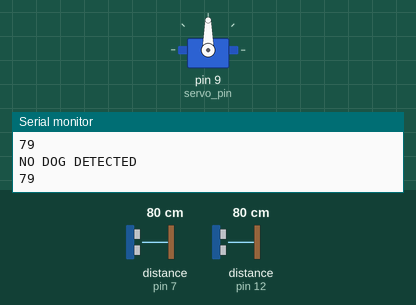
This sketch was run on a simulated Arduino Uno, built with avr-gcc and run on an emulated ATmega328P. Parts: servo, the last lines printed to the serial monitor. Wiring (inferred from the names in the program): 2 × ultrasonic range finder: trigger pin 8, echo pin 7 / trigger pin 13, echo pin 12. The test bench sets the inputs (shaded band); at power-on: distance to the obstacle (sensors on pin 7, pin 12) 80 cm. The echo pulse lasts 58.3 µs per cm.

Above: at 1.8 s.
1.9 s: distance to the obstacle (sensor on pin 7) set to 2 cm
4.5 s: distance to the obstacle (sensor on pin 12) set to 22 cm
6.2 s: distance to the obstacle (sensor on pin 12) set to 18 cm
At 7.2 s:
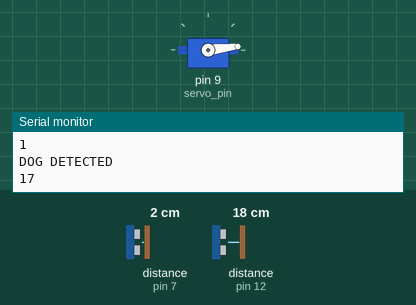
13.2 s: distance to the obstacle (sensor on pin 7) set to 18 cm
At 13.52 s:
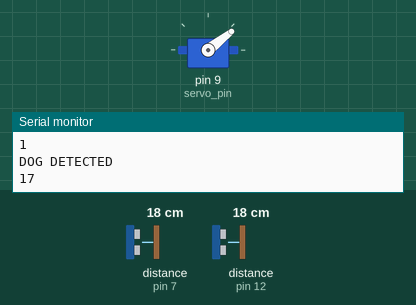
16.7 s: distance to the obstacle (sensor on pin 7) set to 21 cm
At 17.54 s:
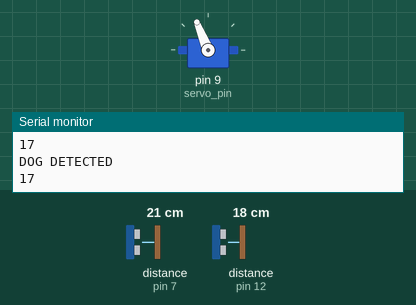
Timing chart, 0 to 21.2 s (numbered marks = the images above; inputs shaded):
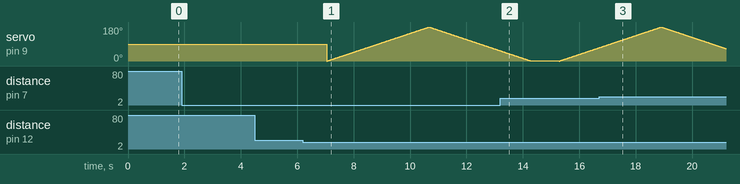

Measured:
- the behaviour switches between 20 and 19 cm on distance to the obstacle (sensor on pin 12) (found by bisection; images 0 and 1)
- the behaviour switches between 19 and 20 cm on distance to the obstacle (sensor on pin 7) (found by bisection; images 2 and 3)

The sketch:

dog_exercise_machine.ino
```cpp
#include <Servo.h>

//------

// initialize pins for two boxes/dog sensors
// you can chane this to acommodate more boxes
int echo_pins[2] = {7, 12};
int trig_pins[2] = {8, 13};
int last_box_passed = -1;

int servo_pin = 9;
int servo_angle = 0;
const int power_button_pin = 4;

int sensorValue = 1000;
int triggerBoundary = 19;   // you should calibrate--this is the distance boundary of a physical object from the sensor to trigger some action


Servo servo;

boolean power_state = false; // power off until button pressed

void setup() {

  servo.attach(servo_pin);

  // declare the ledPin as an OUTPUT:
  Serial.begin(9600);

  pinMode(trig_pins[0], OUTPUT);
  pinMode(echo_pins[0], INPUT);

  pinMode(trig_pins[1], OUTPUT);
  pinMode(echo_pins[1], INPUT);
}

// choose any nonzero amount less than 1
// 1 being a full feed, close to zero to mean a tiny feed
void feedDog(int amount) {
  // turn 180 degrees in one direction
  for(servo_angle = 0; servo_angle < 180; servo_angle++)
  {
    servo.write(servo_angle);
    delay(20);
  }

  // now turn back 180 degrees to 0 degrees
  for(servo_angle = 180; servo_angle > 0; servo_angle--)
  {
    servo.write(servo_angle);
    delay(20);
  }
}

void swap_power_state() {
  if (power_state == true)
  {
    power_state = false;
  } else {
    power_state = true;
  }
}

boolean is_something_there (int boxNumber) {
   long duration, distance;

  // send the pulse
   boolean dog_detected = false;
   digitalWrite(trig_pins[boxNumber], LOW);
   delayMicroseconds(2); // low for 2 microseconds
   digitalWrite(trig_pins[boxNumber], HIGH);
   delayMicroseconds(10); // high for 10 microseconds
   digitalWrite(trig_pins[boxNumber], LOW);
   duration = pulseIn(echo_pins[boxNumber], HIGH); // measure the time to the echo
   distance = (duration / 2) / 29.1;  // calculate the distance in centimeters


   if (distance < triggerBoundary) {
     Serial.println("DOG DETECTED");
     Serial.println(distance);
     dog_detected = true;
   }
   else {
     Serial.println("NO DOG DETECTED");
     Serial.println(distance);
   }

   return dog_detected;
}

void loop() {
  Serial.println("-------------------");
   int i;
    // loop through both sensors and check if a dog has passed through, triggering a feeding if it ha
    for (i = 0; i < 2; i = i + 1) {
       if (is_something_there(i) == true) {

         if (i == 0) { // dog has entered the first box
           last_box_passed = 0;
         }
         else if (i == 1 && last_box_passed == 0) // dog has entered the second box
         {
           feedDog(1);
           last_box_passed = -1;
         }

       }
    }


  delay(1000);
}
```
